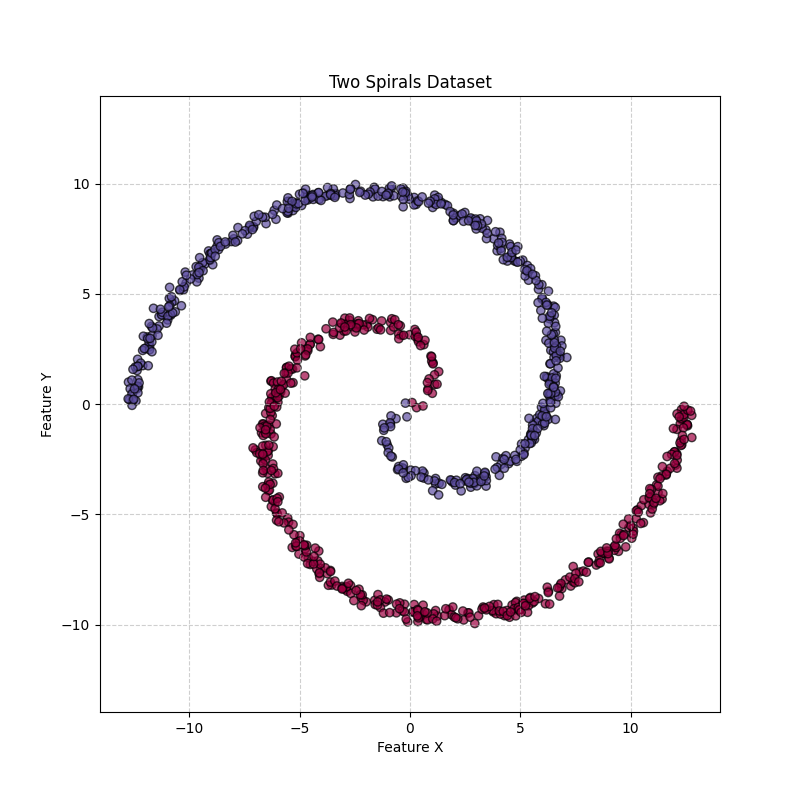

Source code (Python):
import numpy as np
import pandas as pd
import matplotlib.pyplot as plt

def generate_two_spirals(n_samples=1000, noise=0.2):
    n = n_samples // 2
    
    theta = np.sqrt(np.random.rand(n)) * 2 * np.pi
    
    r_a = 2 * theta
    x_a = r_a * np.cos(theta)
    y_a = r_a * np.sin(theta)
    
    r_b = -2 * theta
    x_b = r_b * np.cos(theta)
    y_b = r_b * np.sin(theta)
    
    X = np.vstack([
        np.column_stack([x_a, y_a]),
        np.column_stack([x_b, y_b])
    ])
    
    X += np.random.normal(0, noise, X.shape)
    
    y = np.hstack([np.zeros(n), np.ones(n)])
    
    df = pd.DataFrame(X, columns=['x', 'y'])
    df['target'] = y.astype(int)
    
    return df


df = generate_two_spirals()

df.to_csv("two_spirals.csv", index=False)
print("Saved two_spirals.csv")

plt.figure(figsize=(8, 8))
plt.scatter(
    df['x'],
    df['y'],
    c=df['target'],
    cmap='Spectral',
    edgecolors='k',
    alpha=0.7
)

plt.title("Two Spirals Dataset")
plt.xlabel("Feature X")
plt.ylabel("Feature Y")
plt.axis('equal')
plt.grid(True, linestyle='--', alpha=0.6)

plt.savefig("two_spirals.png")
print("Saved two_spirals.png")
